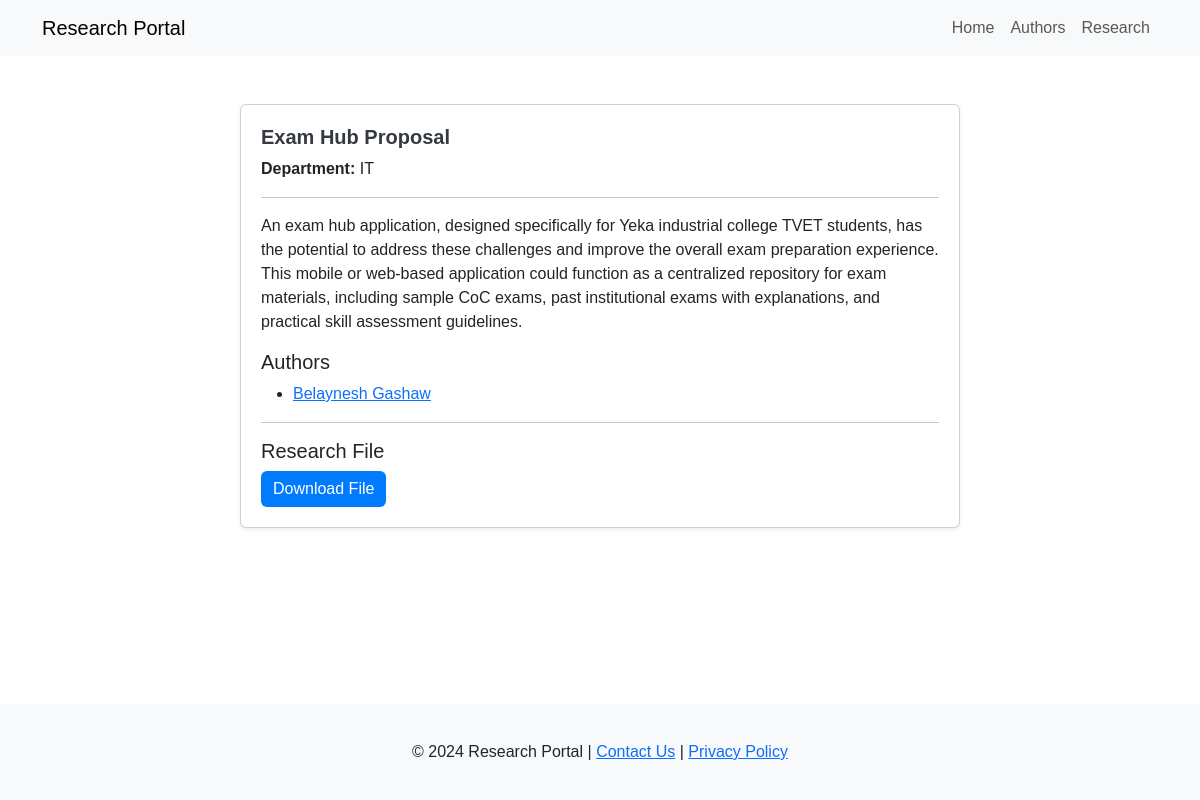
/research/1/, run on the app's committed database.
### portal/models.py (models this page shows, shortened)
class Research(models.Model):
    title = models.CharField(max_length=200)
    summary = models.TextField()
    authors = models.ManyToManyField(Author, related_name='researches')  # Many-to-Many relationship
    department = models.ForeignKey(Department, on_delete=models.CASCADE,
                                   related_name='researches')  # Many-to-One relationship
    file = models.FileField(upload_to='research_files/', blank=True, null=True)  # File upload (PDF/Word)

class Department(models.Model):
    name = models.CharField(max_length=100)

class Author(models.Model):
    first_name = models.CharField(max_length=50)
    last_name = models.CharField(max_length=50)
    email = models.EmailField(unique=True)

### portal/views.py (the view)
# urls.py: path('research/<int:research_id>/', views.research_detail, name='research_detail'),
def research_detail(request, research_id):
    research = get_object_or_404(Research, id=research_id)
    context = {
        'research': research,
    }
    return render(request, 'research_detail.html', context)

### templates/research_detail.html (shortened to what this page needs)
{% extends 'base.html' %}
{% block content %}
<section class="my-5">
    <div class="container">
        <div class="row">
            <div class="col-md-8 offset-md-2">
                <div class="card shadow-sm">
                    <div class="card-body">
                        <h2 class="card-title">{{ research.title }}</h2>
                        <p><strong>Department:</strong> {{ research.department.name }}</p>
                        <hr>
                        <p>{{ research.summary }}</p>
                        <h5>Authors</h5>
                        <ul>
                            {% for author in research.authors.all %}
                            <li><a href="{% url 'author_detail' author.id %}">{{ author.first_name }} {{ author.last_name }}</a></li>
                            {% empty %}
                            <li>No authors available.</li>
                            {% endfor %}
                        </ul>
                        <hr>
                        <h5>Research File</h5>
                        {% if research.file %}
                        <a href="{{ research.file.url }}" class="btn btn-primary" download>Download File</a>
                        {% else %}
                        <p>No file available.</p>
                        {% endif %}
                    </div>
                </div>
            </div>
        </div>
    </div>
</section>
{% endblock %}

### portal/static/css/styles.css (style rules this page uses)
body { font-family: 'Arial', sans-serif; }
.card-title { font-weight: bold; }
html, body { height: 100%; }
.card-body { padding: 20px; }
.card-title { font-size: 1.25rem; font-weight: bold; color: #343a40; }
.btn-primary { background-color: #007bff; border: none; }

### data on the page
Research: title "Exam Hub Proposal", department.name "IT", summary "An exam hub application, designed specifically for Yeka industrial college TVET students, has the potential to address these challenges and improve the overall exam preparation experience. This mobile or web-based application could function as a centralized repository for exam materials, including sample CoC exams, past institutional exams with explanations, and practical skill assessment guidelines."
Author: first_name "Belaynesh", last_name "Gashaw"
